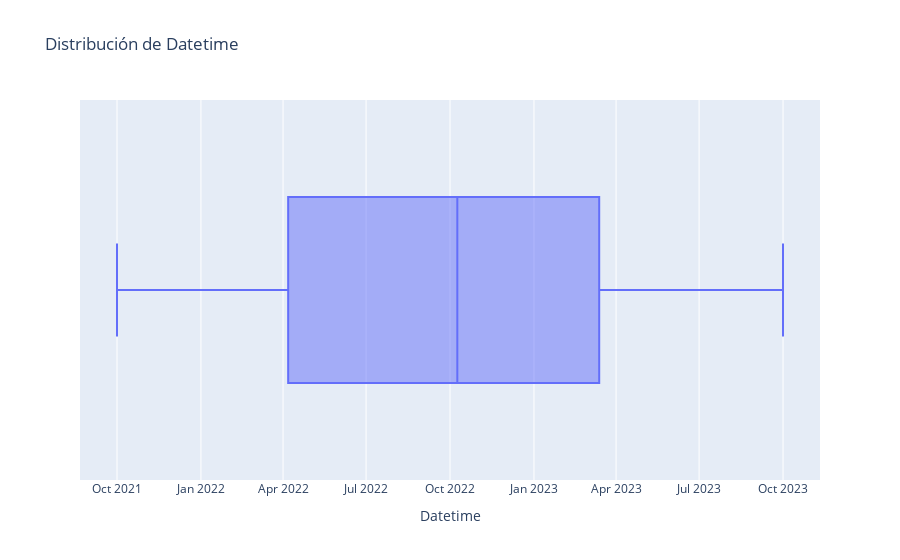

This figure's notebook cell:
### Markdown cell above
#### Gráficando distribución de `DateTime`

### Code cell
px.box(df_precios_curated,x="Datetime",title="Distribución de Datetime")

### Figure 1 — Plotly figure (JSON) as saved in the notebook; plotly's stock layout.template omitted (floating-point values rounded to 4 significant figures; data arrays with more than 128 entries replaced by an {"elided": "..."} marker saying what was removed)
{"data": [{"alignmentgroup": "True", "hovertemplate": "Datetime=%{x}<extra></extra>", "legendgroup": "", "marker": {"color": "#636efa"}, "name": "", "notched": false, "offsetgroup": "", "orientation": "h", "showlegend": false, "type": "box", "x": {"elided": "19340 str values"}, "x0": " ", "xaxis": "x", "y0": " ", "yaxis": "y"}], "layout": {"boxmode": "group", "legend": {"tracegroupgap": 0}, "title": {"text": "Distribución de Datetime"}, "xaxis": {"anchor": "y", "domain": [0, 1], "title": {"text": "Datetime"}}, "yaxis": {"anchor": "x", "domain": [0, 1]}}}
